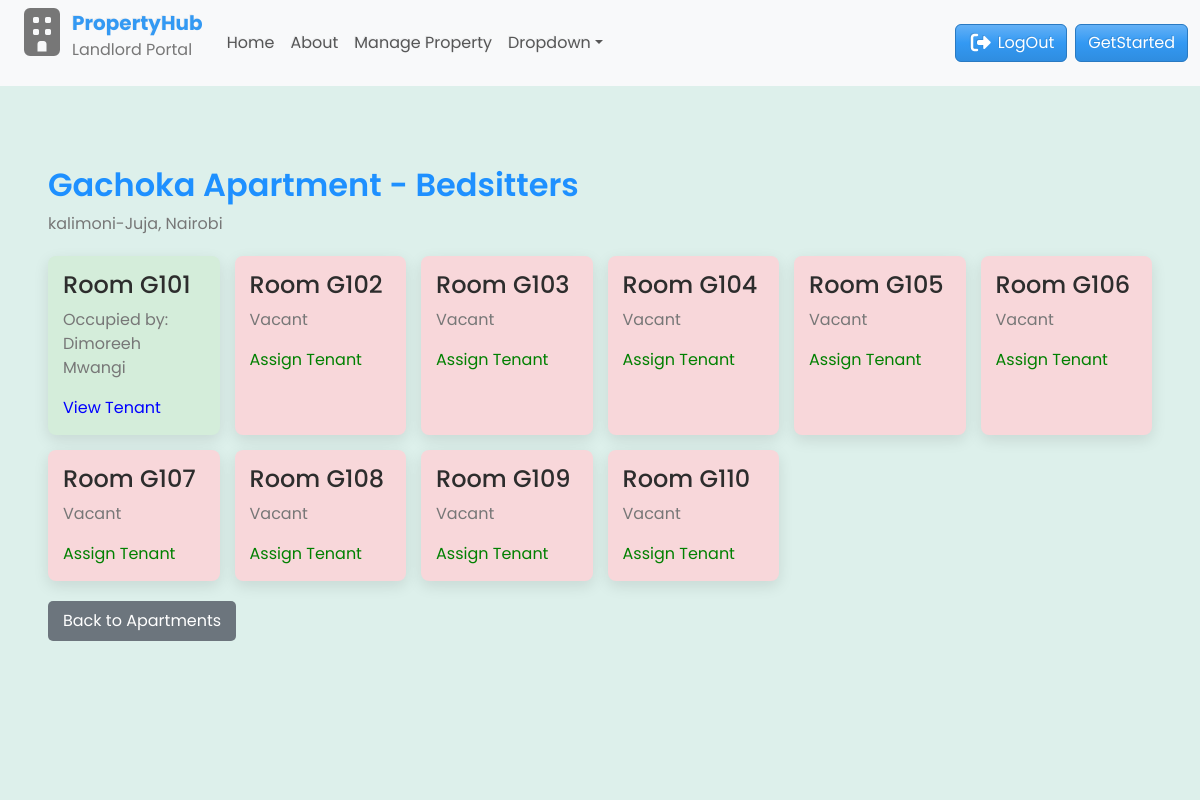
Page /2/ on the committed database.
### main/models.py (models this page shows, shortened)
class Apartment(models.Model):
    name = models.CharField(max_length=100)
    address = models.CharField(max_length=255)
    city = models.CharField(max_length=100)
    class Meta:
        verbose_name_plural = "Apartments"

class Bedsitter(models.Model):
    apartment = models.ForeignKey(Apartment, related_name='bedsitters', on_delete=models.CASCADE)
    number = models.CharField(max_length=255, unique=True)
    class Meta:
        verbose_name_plural = "Bedsitters"

class Profile(models.Model):
    user = models.OneToOneField(User, on_delete=models.CASCADE)
    bedsitter = models.OneToOneField(Bedsitter, on_delete=models.SET_NULL, null=True, blank=True, related_name='tenant')
    first_name = models.CharField(max_length=50)
    last_name = models.CharField(max_length=50)
    phone_number = models.CharField(max_length=20)
    email = models.EmailField(blank=True, null=True)
    id_number = models.CharField(max_length=20, blank=True, null=True)
    profile_photo = models.ImageField(upload_to='uploads/product', blank=True, null=True)

### main/views.py (the view)
# urls.py: path('<int:apartment_id>/', views.apartment_detail, name='apartment_detail'),
def apartment_detail(request, apartment_id):
    apartment = get_object_or_404(Apartment, id=apartment_id)
    bedsitters = apartment.bedsitters.select_related('tenant').all()
    context = {
        'apartment': apartment,
        'bedsitters': bedsitters
        }
    return render(request, 'main/apartment_detail.html', context)

### main/templates/main/apartment_detail.html
{% extends 'main/base.html' %}
{% block content %}
<div class="container-fluid" id="bedsitters">
  <h2>{{ apartment.name }} - Bedsitters</h2>
  <p>{{ apartment.address }}, {{ apartment.city }}</p>
  <div class="bedsitter-wrapper">
    {% for bed in bedsitters %}
    <div
      class="bedsitter-card {% if bed.tenant %}occupied{% else %}vacant{% endif %}"
    >
      <h4>Room {{ bed.number }}</h4>
      {% if bed.tenant %}
      <p>Occupied by: {{ bed.tenant.first_name }} {{ bed.tenant.last_name }}</p>
      <a href="{% url 'tenant_detail' bed.tenant.id %}" style="color: blue"
        >View Tenant</a
      >
      {% else %}
      <p>Vacant</p>
      <a href="#" style="color: green">Assign Tenant</a>
      {% endif %}
    </div>
    {% empty %}
    <p>No bedsitters found.</p>
    {% endfor %}
  </div>
  <a
    href="{% url 'apartment_dashboard' %}"
    style="
      display: inline-block;
      margin-top: 20px;
      padding: 8px 15px;
      background: #6c757d;
      color: white;
      border-radius: 5px;
      text-decoration: none;
    "
  >
    Back to Apartments
  </a>
</div>
{% endblock %}

### main/static/css/styles.css (style rules this page uses)
* { box-sizing: border-box; padding: 0; margin: 0; font-family: "poppins", sans-serif; text-decoration: none; }
body, html { overflow-x: hidden; height: 100vh; transition: 0.4s; }
a { text-decoration: none; }
.container-fluid .bedsitter-wrapper { display: grid; grid-template-columns: repeat(auto-fill, minmax(150px, 1fr)); gap: 15px; margin-top: 20px; }
#bedsitters { background-color: #ddf0eb; padding: 5rem 3rem 10rem 3rem; }
#bedsitters h2 { color: dodgerblue; font-weight: 600; }
.bedsitter-card { padding: 15px; border-radius: 8px; box-shadow: 0 5px 15px rgba(0, 0, 0, 0.1); }
.bedsitter-card.occupied { background: #d4edda; }
.bedsitter-card.vacant { background: #f8d7da; }

### rows in the picture
Apartment: name "Gachoka Apartment", address "kalimoni-Juja", city "Nairobi"
Bedsitter: number "G101", tenant.first_name "Dimoreeh", tenant.last_name "Mwangi"
Bedsitter: number "G102", shows "Vacant"
Bedsitter: number "G103", shows "Vacant"
Bedsitter: number "G104", shows "Vacant"
Bedsitter: number "G105", shows "Vacant"
Bedsitter: number "G106", shows "Vacant"
Bedsitter: number "G107", shows "Vacant"
Bedsitter: number "G108", shows "Vacant"
Bedsitter: number "G109", shows "Vacant"
Bedsitter: number "G110", shows "Vacant"
